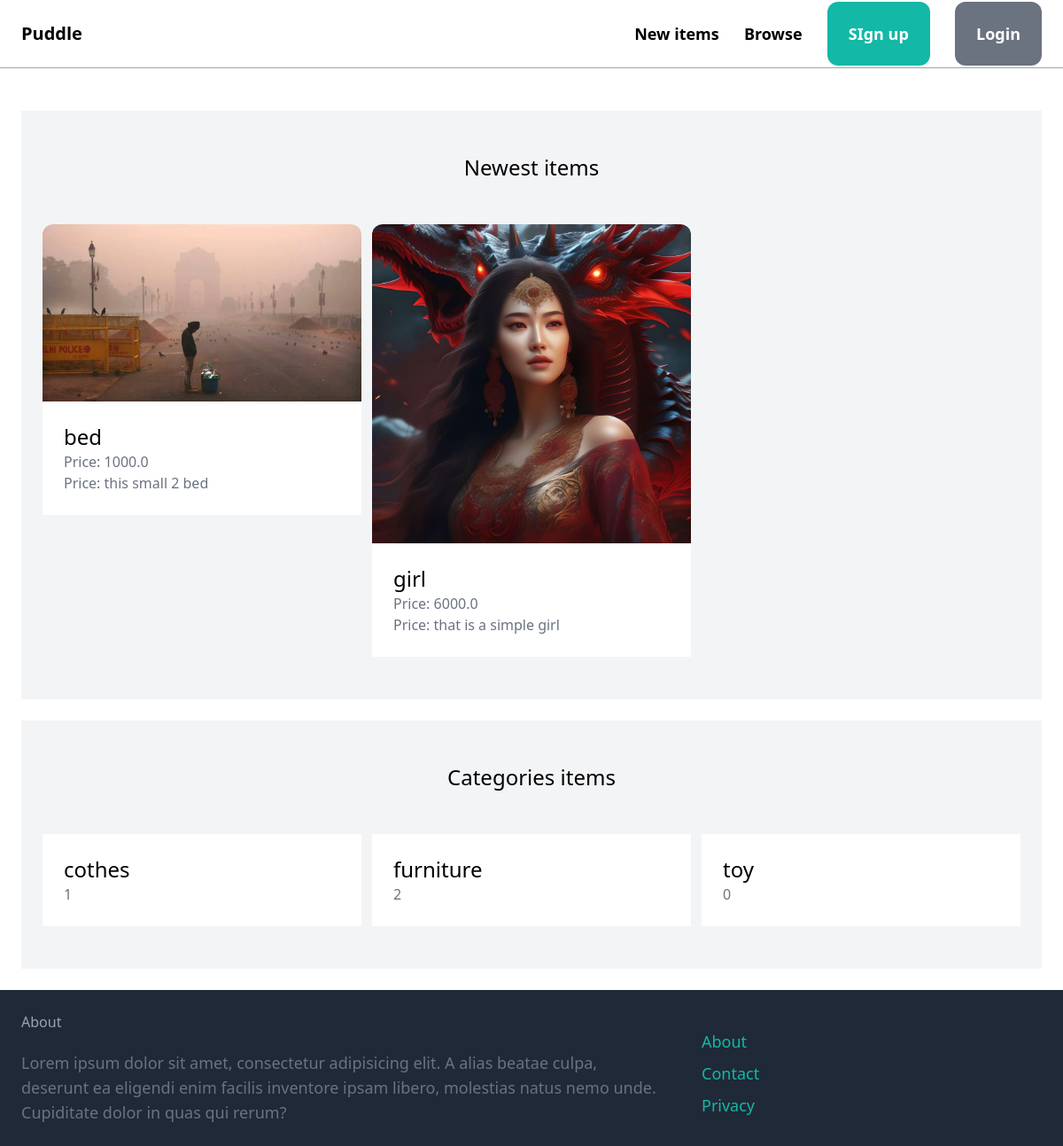
The page / on the database its author committed.
### item/models.py (models this page shows, shortened)
class Item(models.Model):
    category = models.ForeignKey(Category , related_name='items', on_delete=models.CASCADE)
    name = models.CharField(max_length=255)
    description  = models.TextField(blank=True , null=True)
    price = models.FloatField()
    image = models.ImageField(upload_to='item_images', blank=True , null=True)
    is_sold = models.BooleanField(default=False)
    created_by = models.ForeignKey(User , related_name='item',on_delete=models.CASCADE)
    created_at = models.DateTimeField(auto_now_add=True)

class Category(models.Model):
    name = models.CharField(max_length=255)
    class Meta:
        ordering = ('name',)
        verbose_name_plural = 'Categories'

### core/views.py (the view)
# urls.py: path('',index , name='index'),
def index(request):
    items = Item.objects.filter(is_sold=False)[0:6]
    categories = Category.objects.all()
    return render(request , "core/index.html",{'categories':categories, 'items':items})

### core/templates/core/index.html (shortened to what this page needs)
{% extends 'core/base.html' %}
{% block content %}
<div class="mt-6 px-6 py-12 bg-gray-100 rouded-xl">
 <h2 class="mb-12 text-2xl text-center">Newest items</h2>
       <div class="grid grid-cols-3 gap-3">
        {% for item in items %}
         <div>
             <a href="#">
                 <div>
                  <img src="{{ item.image.url }}" class="rounded-t-xl" >
                 </div>
              <div class="p-6 bg-white roundded-b-xl">
               <h2 class="text-2xl"> {{ item.name }}</h2>
               <p class="text-gray-500">Price: {{item.price}}</p>
                  <p class="text-gray-500">Price: {{item.description}}</p>
              </div>
              </a>
         </div>
        {% endfor %}
       </div>
</div>
<div class="mt-6 px-6 py-12 bg-gray-100 rouded-xl">
 <h2 class="mb-12 text-2xl text-center">Categories items</h2>
       <div class="grid grid-cols-3 gap-3">
           {% for category in categories %}
             <div>
                          <a href="#">
                         <div class="p-6 bg-white roundded-b-xl">
                              <h2 class="text-2xl"> {{ category.name }}</h2>
                               <p class="text-gray-500"> {{ category.items.count}}</p>
                         </div>
                          </a>
             </div>
           {% endfor %}
       </div>
</div>
{% endblock %}

### core/templates/core/base.html (shortened to what this page needs)
<!DOCTYPE html>
<html lang="en">
<head>
    <script src="https://cdn.tailwindcss.com"></script>
</head>
<body>
<nav class="py-6 px-6 flex justify-between items-center border-b border-gray-400">
    <a href="/" class="text-xl font-semibold">Puddle </a>
    <div class="space-x-6">
        <a href="#" class="text-lg font-semibold hover:text-gray-500">New items</a>
        <a href="#" class="text-lg font-semibold hover:text-gray-500">Browse</a>
        <a href="#" class="px-6 py-6 text-lg font-semibold bg-teal-500 text-white rounded-xl hover:bg-teal-700">SIgn up</a>
        <a href="#" class="px-6 py-6 text-lg font-semibold bg-gray-500 text-white rounded-xl hover:bg-gray-700">Login</a>
    </div>
</nav>
 <div class="px-6 py-6">
         {% block content %}
         {% endblock %}
 </div>
<footer class="py-6 px-6 flex justify-between bg-gray-800">
    <div class="w-2/3 pr-10">
        <h3 class="mb-5 font-semobold text-gray-400"> About</h3>
        <p class="text-lg text-gray-500">Lorem ipsum dolor sit amet, consectetur adipisicing elit. A alias beatae culpa, deserunt ea eligendi enim facilis inventore ipsam libero, molestias natus nemo unde. Cupiditate dolor in quas qui rerum?</p>
    </div>
    <div class="w-1/3">
        <ul class="space-y-2" >
            <li><a href="#" class="text-lg text-teal-500 hover:text-teal-700">About</a></li>
            <li><a href="{% url 'contact' %}" class="text-lg text-teal-500 hover:text-teal-700">Contact</a></li>
            <li><a href="#" class="text-lg text-teal-500 hover:text-teal-700">Privacy</a></li>
        </ul>
    </div>
</footer>
</body>
</html>

### rows shown on the page
Item: image (picture), name "bed", price "1000.0", description "this small 2 bed"
Item: image (picture), name "girl", price "6000.0", description "that is a simple girl"
Category: name "cothes", items.count "1"
Category: name "furniture", items.count "2"
Category: name "toy", items.count "0"
